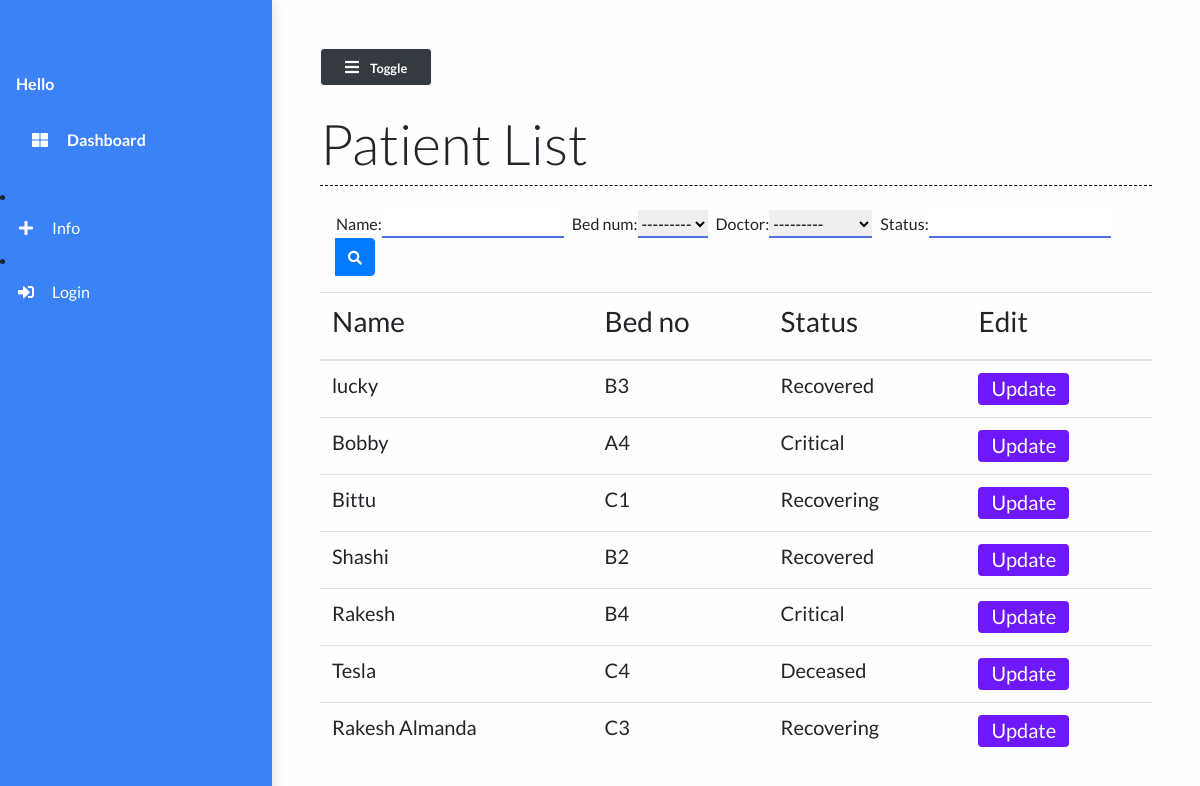
/patient_list/, run on the app's committed database.
### main/models.py (models this page shows, shortened)
class Patient(models.Model):
    name = models.CharField(max_length=50)
    phone_num = models.CharField(max_length=15)
    patient_relative_name = models.CharField(max_length=50, null=True)
    patient_relative_contact = models.CharField(max_length=15, null=True)
    address = models.TextField()
    SYMPTOMS = (
        ('Fever', 'Fever'),
        ('Dry cough', 'Dry cough'),
        ('Tiredness', 'Tiredness'),
        ('Aches and pains', 'Aches and pains'),
        ('Sore throat', 'Sore throat'),
        ('Diarrhoea', 'Diarrhoea'),
        ('Loss of taste or smell', 'Loss of taste or smell'),
        ('Difficulty in breathing or shortness of breath', 'Difficulty in breathing or shortness of breath'),
        ('Chest pain or pressure', 'Chest pain or pressure'),
        ('Loss of speech or movement', 'Loss of speech or movement'),
    )
    symptoms = MultiSelectField(choices=SYMPTOMS, null=True)
    prior_ailments = models.TextField()
    bed_num = models.ForeignKey("Bed", on_delete=models.CASCADE)
    dob = models.DateField(null=True)
    doctor = models.ForeignKey("Doctor", on_delete=models.CASCADE, null=True)
    doctors_notes = models.TextField(null=True, blank=True)
    doctors_visiting_time = models.CharField(null=True, max_length=50, blank=True)
    status = models.CharField(max_length=50)

class Bed(models.Model):
    bed_number = models.CharField(max_length=50)
    occupied = models.BooleanField()
    def __str__(self):
        return self.bed_number

### main/views.py (the view)
# urls.py: path("patient_list/", views.patient_list, name="patient_list"),
def patient_list(request):
    patients = Patient.objects.all()
    myFilter = PatientFilter(request.GET, queryset=patients)
    patients = myFilter.qs
    context = {
        'patients': patients,
        'myFilter': myFilter
    }
    return render(request, 'main/patient_list.html', context)

### main/models.py (called while the page is built)
    def __str__(self):
        return self.name

### main/templates/main/patient_list.html (shortened to what this page needs)
{% extends 'main/base.html' %}
{% load static %}
{% block contentTitle %}
    Patient List
{% endblock contentTitle %}
{% block content %}
    <form class="d-none d-sm-inline-block form-inline mr-auto ml-md-3 my-2 my-md-0 mw-100 navbar-search mb-3" method="GET" id="list">
        <div class="input-group">
        {{myFilter.form}}
            <div class="input-group-append">
                <button class="btn btn-primary btn-block" type="submit">
                    <i class="fas fa-search fa-sm"></i>
                </button>
            </div>
        </div>
    </form>
     <div class="table-responsive mt-3">
        <table class="table table-hover">
            <thead>
                <th><h3>Name</h3></th>
                <th><h3>Bed no</h3></th>
                <th><h3>Status</h3></th>
                <th><h3>Edit</h3></th>
            </thead>
            <tbody>
                {% for patient in patients %}
                <tr class="mx-auto">
                    <td scope="row"><h5>{{ patient.name }}</h5></td>
                    <td><h5>{{ patient.bed_num }}</h5></td>
                    <td><h5>{{ patient.status }}</h5></td>
                    <td><a href="/patient/{{patient.id}}" class="btn btn-purple"><h5>Update</h5></a></td>
                </tr>
                {% endfor %}
            </tbody>
        </table>
    </div>
{% endblock content %}

### static/styles/base.css (style rules this page uses)
body { background: #fffefe; min-height: 100vh; overflow-x: hidden; font-family:Lato,'Helvetica Neue',Helvetica,Arial,sans-serif; }
.btn-purple { background: #6d19fc; color: #ffffff; height: 2rem; padding-top: 2px; }
#id_name { margin-right: 0.5rem; border: none; outline: none; border-bottom: 2px solid #4e73df; }
#id_bed_num { margin-right: 0.5rem; border: none; outline: none; border-bottom: 2px solid #4e73df; }
#id_status { margin-right: 0.5rem; border: none; outline: none; border-bottom: 2px solid #4e73df; }
#id_doctor { margin-right: 0.5rem; border: none; outline: none; border-bottom: 2px solid #4e73df; }

### data on the page
Patient: name "lucky", bed_num "B3", status "Recovered"
Patient: name "Bobby", bed_num "A4", status "Critical"
Patient: name "Bittu", bed_num "C1", status "Recovering"
Patient: name "Shashi", bed_num "B2", status "Recovered"
Patient: name "Rakesh", bed_num "B4", status "Critical"
Patient: name "Tesla", bed_num "C4", status "Deceased"
Patient: name "Rakesh Almanda", bed_num "C3", status "Recovering"
